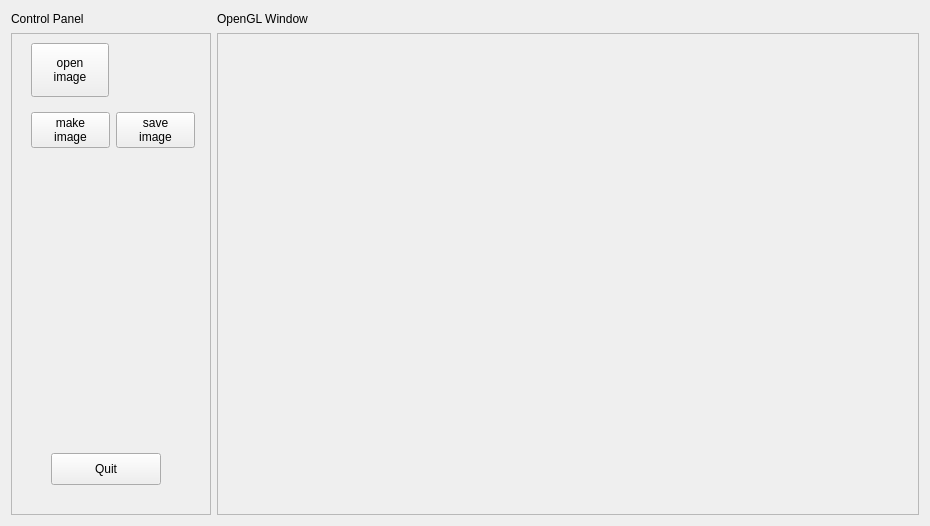
<?xml version="1.0" encoding="UTF-8"?>
<ui version="4.0">
 <class>frmMain</class>
 <widget class="QWidget" name="frmMain">
  <property name="geometry">
   <rect>
    <x>0</x>
    <y>0</y>
    <width>930</width>
    <height>526</height>
   </rect>
  </property>
  <property name="windowTitle">
   <string>QT skeleton - BW 2014</string>
  </property>
  <layout class="QGridLayout" name="gridLayout">
   <item row="1" column="1">
    <widget class="QFrame" name="controlFrame">
     <property name="minimumSize">
      <size>
       <width>200</width>
       <height>470</height>
      </size>
     </property>
     <property name="maximumSize">
      <size>
       <width>200</width>
       <height>16777215</height>
      </size>
     </property>
     <property name="frameShape">
      <enum>QFrame::StyledPanel</enum>
     </property>
     <property name="frameShadow">
      <enum>QFrame::Raised</enum>
     </property>
     <widget class="QPushButton" name="pushButton">
      <property name="geometry">
       <rect>
        <x>20</x>
        <y>10</y>
        <width>78</width>
        <height>54</height>
       </rect>
      </property>
      <property name="text">
       <string>open
image</string>
      </property>
     </widget>
     <widget class="QPushButton" name="pushButton_4">
      <property name="geometry">
       <rect>
        <x>40</x>
        <y>420</y>
        <width>110</width>
        <height>32</height>
       </rect>
      </property>
      <property name="text">
       <string>Quit</string>
      </property>
     </widget>
     <widget class="QWidget" name="layoutWidget">
      <property name="geometry">
       <rect>
        <x>20</x>
        <y>70</y>
        <width>164</width>
        <height>54</height>
       </rect>
      </property>
      <layout class="QHBoxLayout" name="horizontalLayout">
       <item>
        <widget class="QPushButton" name="pushButton_3">
         <property name="text">
          <string>make
image</string>
         </property>
        </widget>
       </item>
       <item>
        <widget class="QPushButton" name="pushButton_2">
         <property name="text">
          <string>save
image</string>
         </property>
        </widget>
       </item>
      </layout>
     </widget>
    </widget>
   </item>
   <item row="1" column="2" colspan="2">
    <widget class="QScrollArea" name="glWidgetArea">
     <property name="sizePolicy">
      <sizepolicy hsizetype="Ignored" vsizetype="Ignored">
       <horstretch>0</horstretch>
       <verstretch>0</verstretch>
      </sizepolicy>
     </property>
     <property name="minimumSize">
      <size>
       <width>580</width>
       <height>470</height>
      </size>
     </property>
     <property name="verticalScrollBarPolicy">
      <enum>Qt::ScrollBarAlwaysOff</enum>
     </property>
     <property name="horizontalScrollBarPolicy">
      <enum>Qt::ScrollBarAlwaysOff</enum>
     </property>
     <property name="widgetResizable">
      <bool>true</bool>
     </property>
     <widget class="QWidget" name="scrollAreaWidgetContents">
      <property name="geometry">
       <rect>
        <x>0</x>
        <y>0</y>
        <width>688</width>
        <height>468</height>
       </rect>
      </property>
     </widget>
    </widget>
   </item>
   <item row="0" column="1">
    <widget class="QLabel" name="label">
     <property name="minimumSize">
      <size>
       <width>100</width>
       <height>16</height>
      </size>
     </property>
     <property name="maximumSize">
      <size>
       <width>100</width>
       <height>16</height>
      </size>
     </property>
     <property name="text">
      <string>Control Panel</string>
     </property>
    </widget>
   </item>
   <item row="0" column="2">
    <widget class="QLabel" name="label_2">
     <property name="minimumSize">
      <size>
       <width>100</width>
       <height>16</height>
      </size>
     </property>
     <property name="maximumSize">
      <size>
       <width>150</width>
       <height>16</height>
      </size>
     </property>
     <property name="text">
      <string>OpenGL Window</string>
     </property>
    </widget>
   </item>
  </layout>
 </widget>
 <resources/>
 <connections>
  <connection>
   <sender>pushButton</sender>
   <signal>clicked()</signal>
   <receiver>frmMain</receiver>
   <slot>openImage()</slot>
   <hints>
    <hint type="sourcelabel">
     <x>80</x>
     <y>77</y>
    </hint>
    <hint type="destinationlabel">
     <x>222</x>
     <y>151</y>
    </hint>
   </hints>
  </connection>
  <connection>
   <sender>pushButton_2</sender>
   <signal>clicked()</signal>
   <receiver>frmMain</receiver>
   <slot>saveImage()</slot>
   <hints>
    <hint type="sourcelabel">
     <x>159</x>
     <y>132</y>
    </hint>
    <hint type="destinationlabel">
     <x>221</x>
     <y>78</y>
    </hint>
   </hints>
  </connection>
  <connection>
   <sender>pushButton_3</sender>
   <signal>clicked()</signal>
   <receiver>frmMain</receiver>
   <slot>makeImage()</slot>
   <hints>
    <hint type="sourcelabel">
     <x>62</x>
     <y>135</y>
    </hint>
    <hint type="destinationlabel">
     <x>214</x>
     <y>243</y>
    </hint>
   </hints>
  </connection>
  <connection>
   <sender>pushButton_4</sender>
   <signal>clicked()</signal>
   <receiver>frmMain</receiver>
   <slot>close()</slot>
   <hints>
    <hint type="sourcelabel">
     <x>126</x>
     <y>473</y>
    </hint>
    <hint type="destinationlabel">
     <x>223</x>
     <y>484</y>
    </hint>
   </hints>
  </connection>
 </connections>
 <slots>
  <slot>clear()</slot>
  <slot>showImage(bool)</slot>
  <slot>aboutBut()</slot>
  <slot>helpBut()</slot>
  <slot>saveImage()</slot>
  <slot>openImage()</slot>
  <slot>makeImage()</slot>
 </slots>
</ui>
